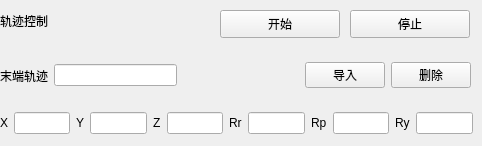
        <widget class="QWidget" name="page_27">
         <widget class="QLabel" name="label_199">
          <property name="geometry">
           <rect>
            <x>0</x>
            <y>10</y>
            <width>71</width>
            <height>21</height>
           </rect>
          </property>
          <property name="text">
           <string>轨迹控制</string>
          </property>
         </widget>
         <widget class="QWidget" name="layoutWidget_25">
          <property name="geometry">
           <rect>
            <x>0</x>
            <y>50</y>
            <width>471</width>
            <height>51</height>
           </rect>
          </property>
          <layout class="QHBoxLayout" name="horizontalLayout_23">
           <item>
            <widget class="QLabel" name="label_200">
             <property name="text">
              <string>末端轨迹</string>
             </property>
            </widget>
           </item>
           <item>
            <widget class="QLineEdit" name="lineEdit_158"/>
           </item>
           <item>
            <spacer name="horizontalSpacer_12">
             <property name="orientation">
              <enum>Qt::Orientation::Horizontal</enum>
             </property>
             <property name="sizeHint" stdset="0">
              <size>
               <width>40</width>
               <height>20</height>
              </size>
             </property>
            </spacer>
           </item>
           <item>
            <layout class="QHBoxLayout" name="horizontalLayout_24">
             <item>
              <widget class="QPushButton" name="pushButton_40">
               <property name="text">
                <string>导入</string>
               </property>
              </widget>
             </item>
             <item>
              <widget class="QPushButton" name="pushButton_41">
               <property name="text">
                <string>删除</string>
               </property>
              </widget>
             </item>
            </layout>
           </item>
          </layout>
         </widget>
         <widget class="QPushButton" name="pushButton_42">
          <property name="geometry">
           <rect>
            <x>220</x>
            <y>10</y>
            <width>120</width>
            <height>28</height>
           </rect>
          </property>
          <property name="text">
           <string>开始</string>
          </property>
         </widget>
         <widget class="QWidget" name="layoutWidget_15">
          <property name="geometry">
           <rect>
            <x>0</x>
            <y>110</y>
            <width>473</width>
            <height>27</height>
           </rect>
          </property>
          <layout class="QGridLayout" name="gridLayout_10">
           <item row="0" column="0">
            <widget class="QLabel" name="label_138">
             <property name="text">
              <string>X</string>
             </property>
            </widget>
           </item>
           <item row="0" column="1">
            <widget class="QLineEdit" name="lineEdit_117"/>
           </item>
           <item row="0" column="2">
            <widget class="QLabel" name="label_143">
             <property name="text">
              <string>Y</string>
             </property>
            </widget>
           </item>
           <item row="0" column="3">
            <widget class="QLineEdit" name="lineEdit_118"/>
           </item>
           <item row="0" column="4">
            <widget class="QLabel" name="label_144">
             <property name="text">
              <string>Z</string>
             </property>
            </widget>
           </item>
           <item row="0" column="5">
            <widget class="QLineEdit" name="lineEdit_137"/>
           </item>
           <item row="0" column="6">
            <widget class="QLabel" name="label_145">
             <property name="text">
              <string>Rr</string>
             </property>
            </widget>
           </item>
           <item row="0" column="7">
            <widget class="QLineEdit" name="lineEdit_138"/>
           </item>
           <item row="0" column="8">
            <widget class="QLabel" name="label_146">
             <property name="text">
              <string>Rp</string>
             </property>
            </widget>
           </item>
           <item row="0" column="9">
            <widget class="QLineEdit" name="lineEdit_139"/>
           </item>
           <item row="0" column="10">
            <widget class="QLabel" name="label_147">
             <property name="text">
              <string>Ry</string>
             </property>
            </widget>
           </item>
           <item row="0" column="11">
            <widget class="QLineEdit" name="lineEdit_140"/>
           </item>
          </layout>
         </widget>
         <widget class="QPushButton" name="pushButton_19">
          <property name="geometry">
           <rect>
            <x>350</x>
            <y>10</y>
            <width>120</width>
            <height>28</height>
           </rect>
          </property>
          <property name="text">
           <string>停止</string>
          </property>
         </widget>
        </widget>
